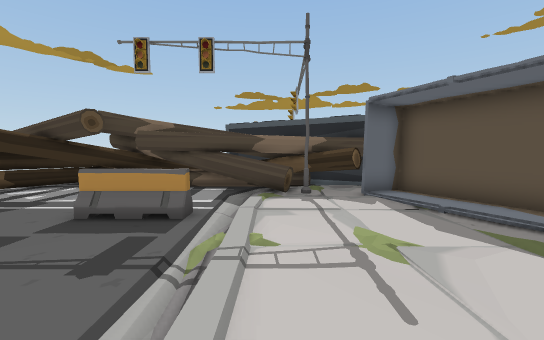
View 1 (above)

24 first-person views from a walk through a scene from a Unity 3-D project. The camera is 1.4 m above the floor, tilts 4° down and sees 90° across. Doors are open. The floor is counted in squares, 1 m on a side. Each view is taken from the middle of a square. On the plan, view 1 faces up. The plan holds only what a view shows up to about 13 squares ahead; the rest is blank. The place goes on beyond the plan. The player character is not drawn. Some animated figures are left out. Some surface patterns are stand-ins.

View 2
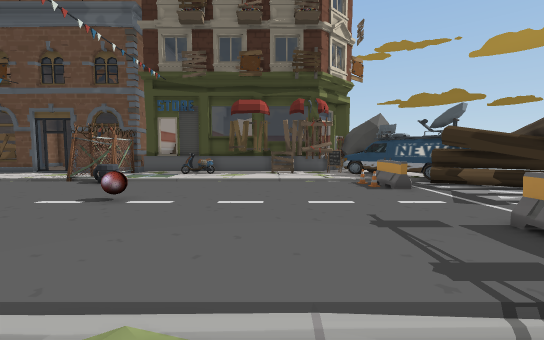

View 3
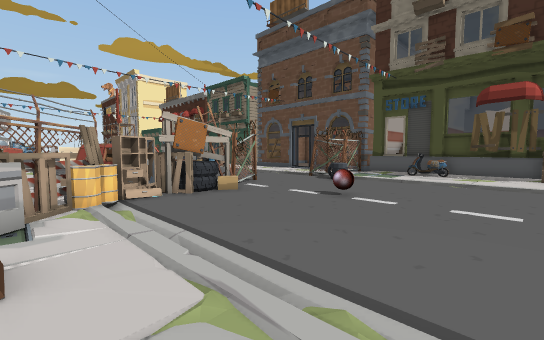

View 4
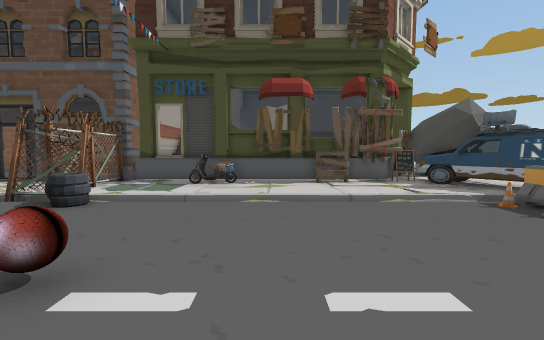

View 5
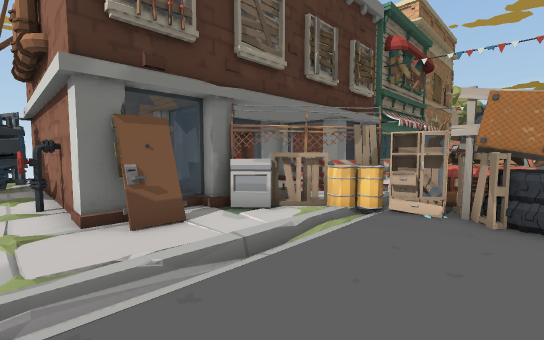

View 6
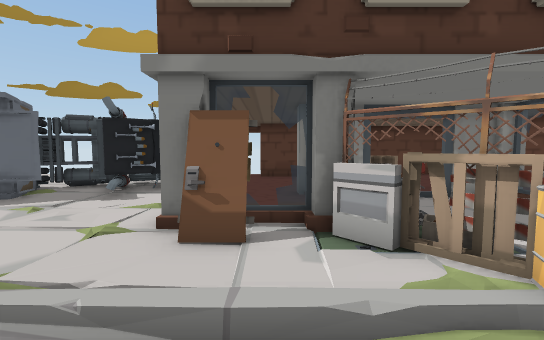

View 7
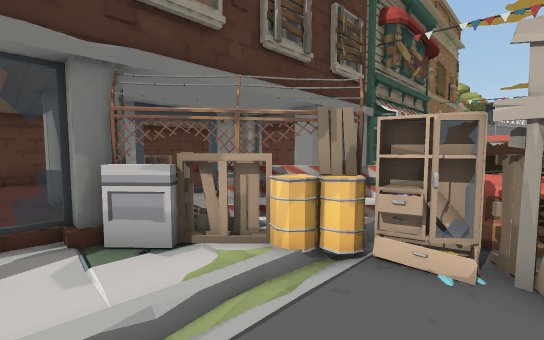

View 8
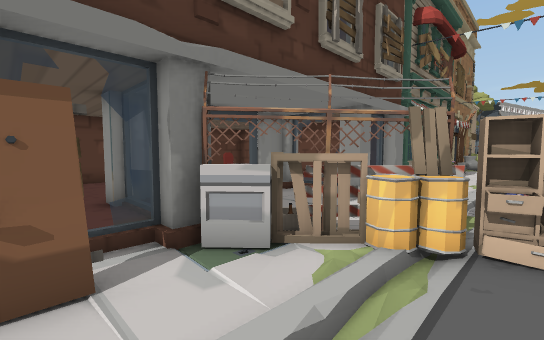

View 9
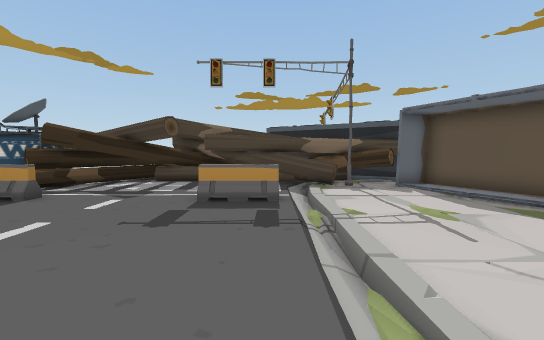

View 10
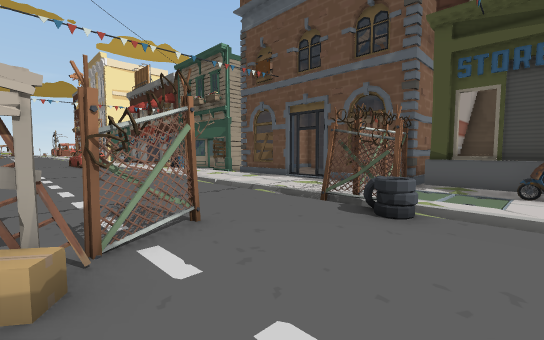

View 11
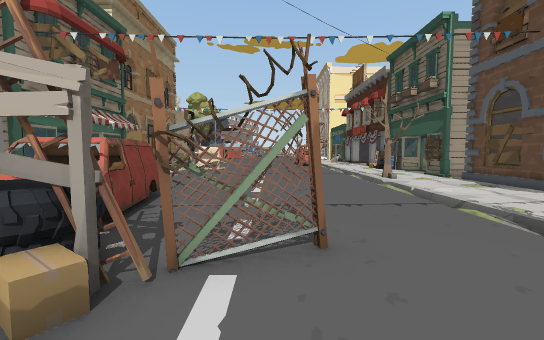

View 12
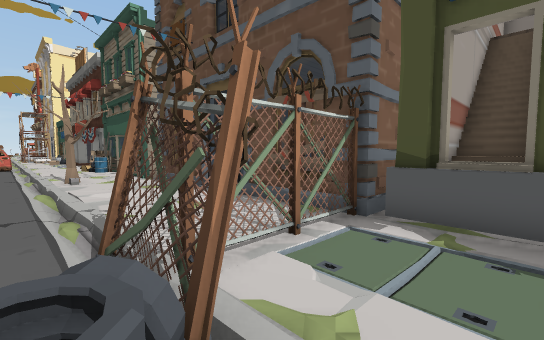

View 13
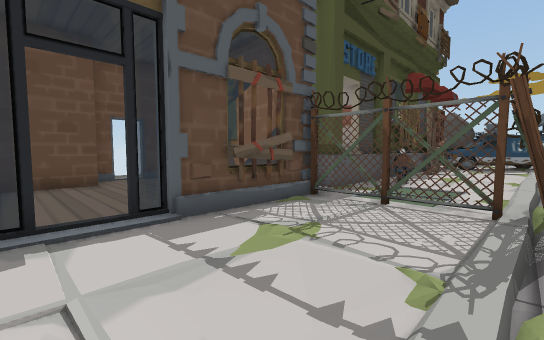

View 14
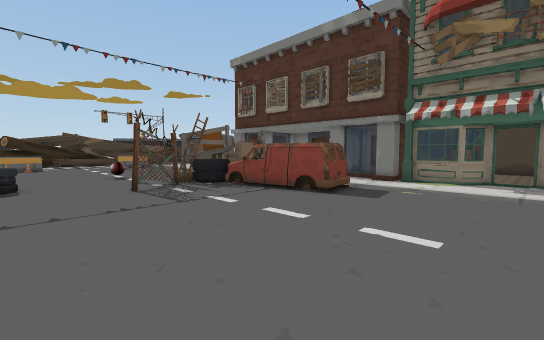

View 15
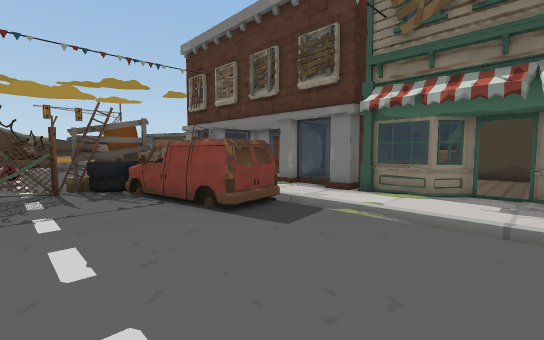

View 16
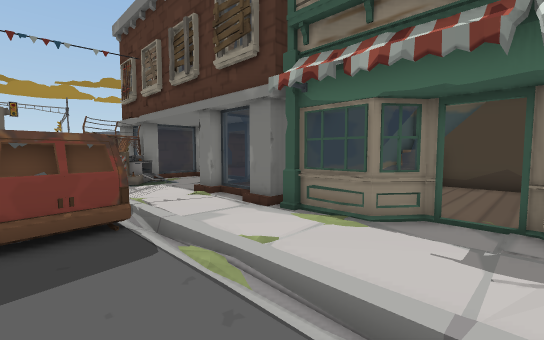

View 17
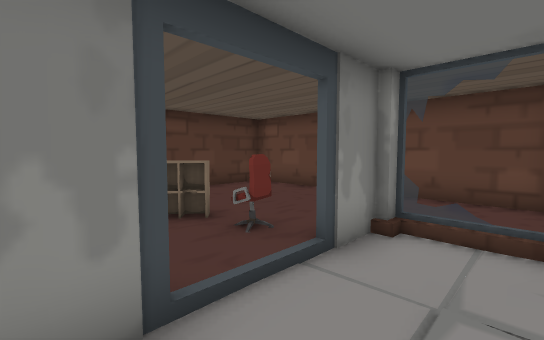

View 18
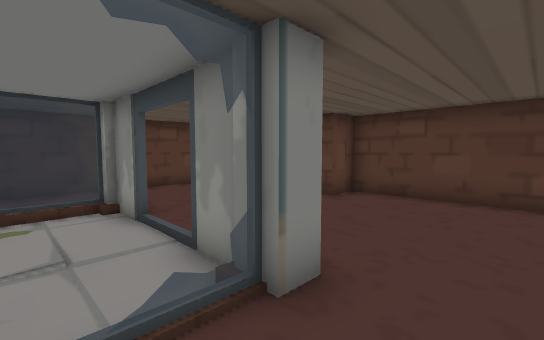

View 19
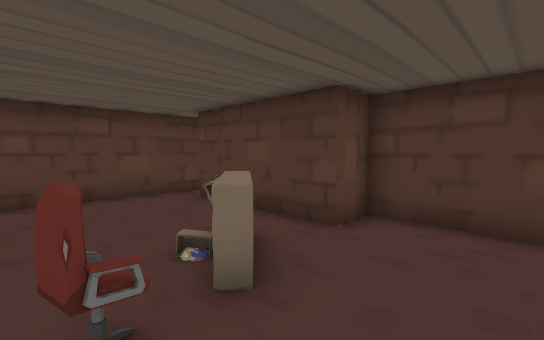

View 20
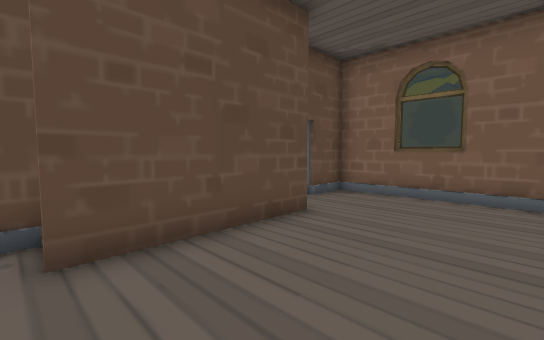

View 21
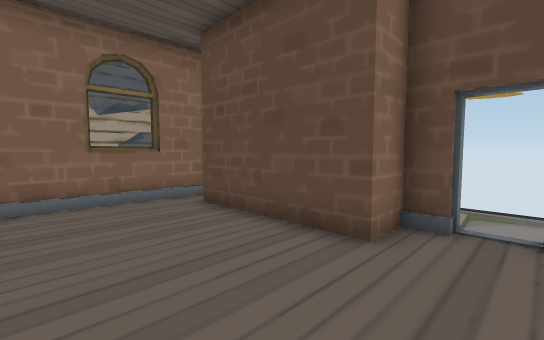

View 22
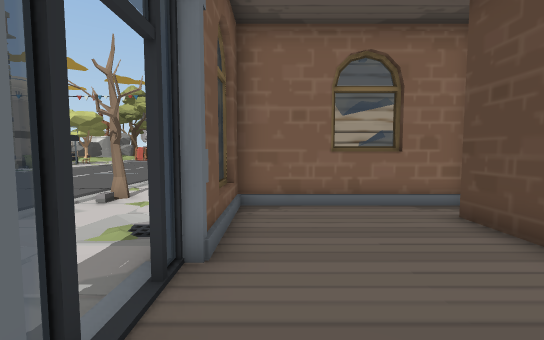

View 23
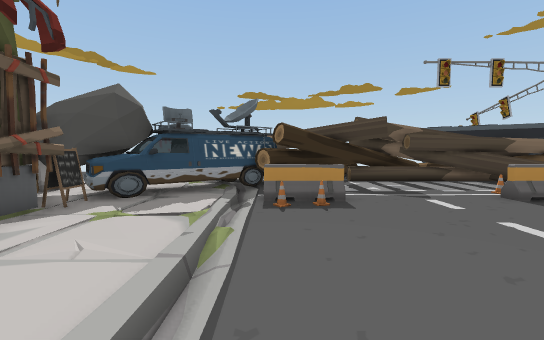

View 24
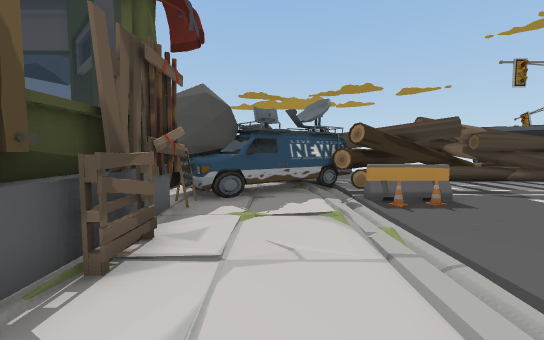

### Floor plan
Key: @ floor where view 1 was taken; # wall or solid block; x gap in a wall; . main floor; : floor 0.25 m higher than the main floor; - floor 0.25 m lower than the main floor; / step, stairs or slope; D open door; = window, fence, low wall or low ledge; ^ raised ledge; B barrier; A van; C cone; T thing the floor can be seen under or through; R barricade; S shelf; K rock; L block; W drawers; F fridge; O other object.
Columns run from 24 left of view 1 to 12 right of it. Each row starts with its distance up from view 1.
 13                        ##
 12                 O####   #
 11               OOO###########
 10         ...AAAO###.#########O
  9     F   .A AAA##.......==#OOOO
  8     FF KAAAAAOO......../.../ O
  7      F KKAA./........O./.... O#
  6       KKKA  /BBB....BBB/....  O
  5        OR    CC......../      O#
  4        #R    ...........     OO##
  3        #R    ........../     O ##
  2        #O    ........../       ###
  1        ##    ........../ .    ####
  0        R#    ........../@     ## #
 -1        ^#    ..........-        L##
 -2        ^# .  ........../  #O#OOOO##O
 -3        #O    ....O...../ .#:::::::::
 -4        ^OO../....O...../..#:::::::#
 -5    #^  ##.../........../.##==#::::#
 -6    #^  ^#.../O......... x=x..#::::#
 -7   ###  ##...#O.....O=..x=//../:::W=
 -8  ########TTTT....TTT##S#/..../::WW /#
 -9  #.....=..../....T..#AA/   ..#OOW:::#
-10 xD.....R     .......AAA      #::::::#
-11 #D.....#     .......AAA   #//#::::::#
-12 ###....=.    .......AAA   =:::::::::#
-13   #......    ........AAA  =:::::::::#
-14   #....=.   /........AA/  #O#    #  #
-15   #....#     ........../  #########
-16   #....R     ...........  =     O#
-17  ##....=     ........../  ##.....#
-18  #######     ........../   ......#
-19              ........../   #.... #

Where each view was taken, in squares from view 1:
view 1: 0 up, 0 right, facing up
view 2: 1 up, 1 right, facing left
view 3: 1 up, 1 right, facing down-left
view 4: 1 down, 4 left, facing left
view 5: 1 down, 4 left, facing down-right
view 6: 4 down, 3 left, facing right
view 7: 4 down, 3 left, facing down-right
view 8: 3 down, 2 left, facing down-right
view 9: 2 down, 2 left, facing up
view 10: 4 down, 5 left, facing down-left
view 11: 5 down, 7 left, facing down
view 12: 5 down, 11 left, facing down-left
view 13: 14 down, 12 left, facing up-left
view 14: 19 down, 11 left, facing up-right
view 15: 19 down, 7 left, facing up-right
view 16: 19 down, 3 left, facing up-right
view 17: 6 down, 3 right, facing down-right
view 18: 13 down, 3 right, facing up-right
view 19: 11 down, 6 right, facing up-right
view 20: 17 down, 18 left, facing up-left
view 21: 10 down, 18 left, facing down-left
view 22: 11 down, 18 left, facing down
view 23: 2 down, 11 left, facing up
view 24: 2 down, 14 left, facing up
